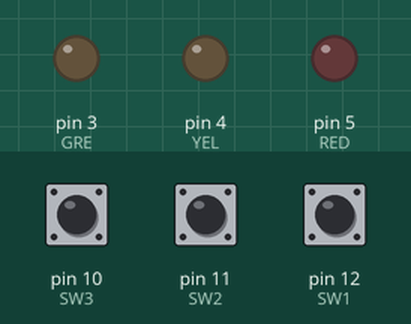
This sketch was run on a simulated Arduino Uno, built with avr-gcc and run on an emulated ATmega328P. Parts: output pins drawn as LEDs (lit = HIGH). Dashed ring = blinking. The test bench sets the inputs (shaded band); at power-on: pin 10 (SW3) HIGH, pin 11 (SW2) HIGH, pin 12 (SW1) HIGH. What the sketch prints to the serial monitor is not drawn.

Above: at 1.2 s.
1.3 s: pin 10 (SW3) pulled LOW for 0.15 s
At 2.3 s:
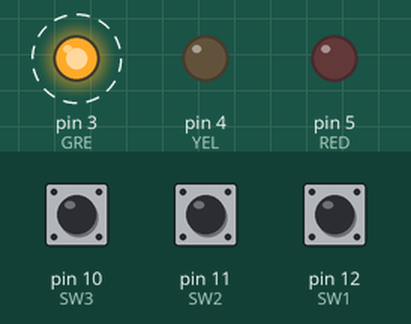
4.4 s: pin 11 (SW2) pulled LOW for 0.15 s
At 4.64 s:
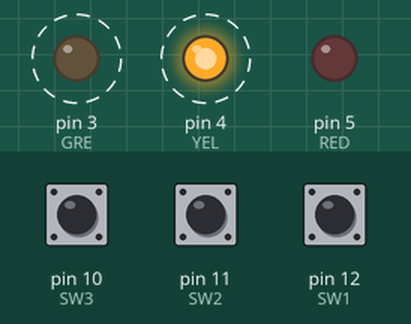
7.4 s: pin 12 (SW1) pulled LOW for 0.15 s
At 7.8 s:
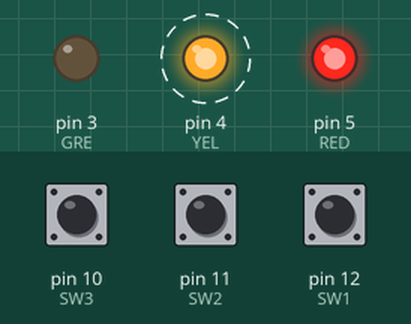
10.4 s: pin 10 (SW3) pulled LOW for 1 s
At 11.2 s:
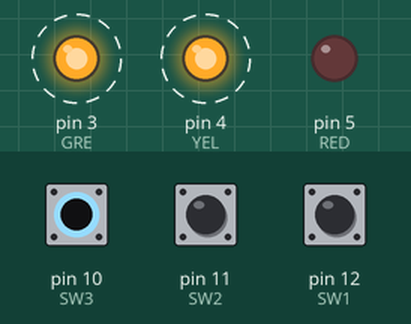
13.9 s: pin 10 (SW3) pulled LOW for 3.2 s
At 18.3 s:
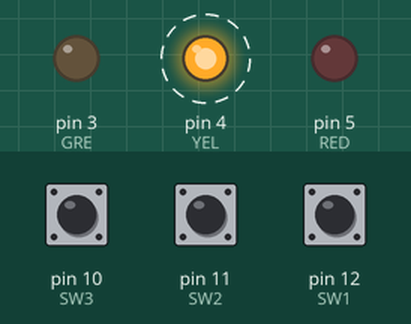
18.6 s: pin 11 (SW2) pulled LOW for 1 s
At 19.3 s:
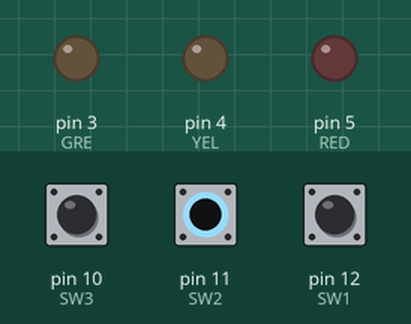
Timing chart, 0 to 21.6 s (numbered marks = the images above; inputs shaded):
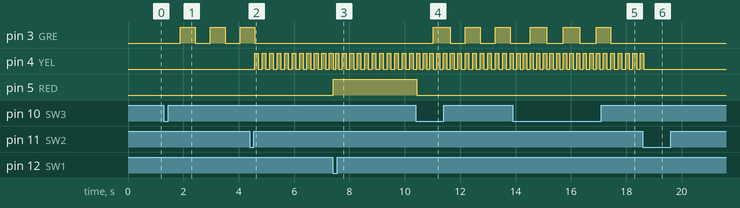

The sketch:

48_0710_0796.ino
```cpp
#include <Arduino_FreeRTOS.h>
#include "queue.h"
#define RED 5
#define YEL 4
#define GRE 3
#define SW1 12
#define SW2 11
#define SW3 10
QueueHandle_t RedQueue;
QueueHandle_t YelQueue;
QueueHandle_t GreQueue;


void setup()
{
  Serial.begin(9600);
  RedQueue = xQueueCreate(5,sizeof(int32_t));
  YelQueue = xQueueCreate(5,sizeof(int32_t));
  GreQueue = xQueueCreate(5,sizeof(int32_t));

  xTaskCreate(RedSenderTask,"RSender Task",100,NULL,1,NULL);
  xTaskCreate(RedReceiverTask,"RReceiver Task", 100,NULL, 1, NULL);

  xTaskCreate(YelSenderTask,"YSender Task",100,NULL,1,NULL);
  xTaskCreate(YelReceiverTask,"YReceiver Task", 100,NULL, 1, NULL);

  xTaskCreate(GreSenderTask,"GSender Task",100,NULL,1,NULL);
  xTaskCreate(GreReceiverTask,"GReceiver Task", 100,NULL, 1, NULL);
}


void RedSenderTask(void *pvParameters)
{
  BaseType_t qStatus;
  int32_t RvalueToSend = 0;
  pinMode(SW1, INPUT_PULLUP);
  while(1)
  {
    RvalueToSend = !digitalRead(SW1);
    if (RvalueToSend == 1){
      qStatus = xQueueSend(RedQueue,&RvalueToSend,0);
      vTaskDelay(1);
      while(!digitalRead(SW1) == 1){
       vTaskDelay(1);
      }
    }
  }
}

void RedReceiverTask(void *pvParameters)
{
  int32_t RvalueReceived;
  BaseType_t RqStatus;
  const TickType_t xTicksToWait = pdMS_TO_TICKS(100);
  unsigned long Redmil;
  int con = 0;
  pinMode(RED, OUTPUT);
  while(1)
  {
    RqStatus = xQueueReceive(RedQueue,&RvalueReceived,xTicksToWait);
    if (RqStatus == pdPASS){
      Serial.print("in");
      Redmil = millis();
      con = con + 3000;
    }
    if (millis() - Redmil <= con){
      digitalWrite(RED, 1);
      Serial.print("run");
    }
    else{
      digitalWrite(RED, 0);
      con = 0;
    }
  }
}

void YelSenderTask(void *pvParameters)
{
  BaseType_t qStatus;
  int32_t YvalueToSend = 0;
  pinMode(SW2, INPUT_PULLUP);
  while(1)
  {
    YvalueToSend = !digitalRead(SW2);
    if (YvalueToSend == 1){
      qStatus = xQueueSend(YelQueue,&YvalueToSend,0);
      while(!digitalRead(SW2) == 1){
        vTaskDelay(1);
      }
    }
  }
}


void YelReceiverTask(void *pvParameters)
{
  int32_t YvalueReceived;
  BaseType_t qStatus;
  const TickType_t xTicksToWait = pdMS_TO_TICKS(100);
  bool state = false;
  int light = 0;
  unsigned long Yelmil = 0;
  pinMode(YEL, OUTPUT);
  while(1)
  {
    qStatus = xQueueReceive(YelQueue,&YvalueReceived,xTicksToWait);
    if (qStatus == pdPASS){
      state = !state;
    }
    if (state == true){
      if (millis() - Yelmil > 50){
        digitalWrite(YEL, light);
        light = !light;
        Yelmil = millis();
      }
    }
    else{
      digitalWrite(YEL, 0);
    }
  }
}

void GreSenderTask(void *pvParameters)
{
  BaseType_t qStatus;
  int32_t GvalueToSend = 0;
  pinMode(SW3, INPUT_PULLUP);
  while(1)
  {
    GvalueToSend = !digitalRead(SW3);
    if (GvalueToSend == 1){
      qStatus = xQueueSend(GreQueue,&GvalueToSend,0);
      while(!digitalRead(SW3) == 1){
        vTaskDelay(1);
      }
    }
  }
}

void GreReceiverTask(void *pvParameters)
{
  int32_t GvalueReceived;
  BaseType_t GqStatus;
  const TickType_t xTicksToWait = pdMS_TO_TICKS(100);
  unsigned long Gremil = 0;
  int light = 1;
  bool state = false;
  int count = 0;
  pinMode(GRE, OUTPUT);
  while(1)
  {
    GqStatus = xQueueReceive(GreQueue,&GvalueReceived,xTicksToWait);
    if (GqStatus == pdPASS && state == false){
      Serial.print("in");
      Gremil = millis();
      state = true;
    }
    if (state == true){
      if (millis() - Gremil > 500){
        digitalWrite(GRE, light);
        light = !light;
        Gremil = millis();
        count++;
        Serial.println(count);
      }
    }
    else{
      digitalWrite(GRE, 0);
    }
    if (count >= 6){
      state = false;
      count = 0;
    }
  }
}


void loop(){}
```

Measured:
- after the input at 1.3 s, pin 3 (GRE): alternates HIGH for 0.54 s and LOW for 0.54 s, starting after 0.59 s
- after the input at 4.4 s, pin 4 (YEL): alternates HIGH for 0.14 s and LOW for 0.13 s, starting after 0.18 s
- after the input at 7.4 s, pin 5 (RED): LOW → HIGH at once
- after the input at 10.4 s, pin 3 (GRE): alternates HIGH for 0.54 s and LOW for 0.54 s, starting after 0.63 s
- after the input at 13.9 s, pin 3 (GRE): alternates HIGH for 0.60 s and LOW for 0.60 s, 6 changes in all, then stays LOW, starting after 0.62 s
- after the input at 18.6 s, pin 4 (YEL): goes on until 18.6 s, then stays LOW
